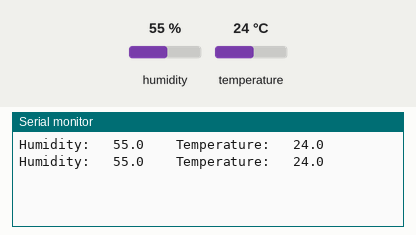
Recording of a sketch running on a simulated ESP8266 (NodeMCU). On the bench: the last lines printed to the serial monitor. The inputs (shaded band) are chosen by the test bench; at power-on: humidity 55 %, temperature 24 °C.

Above: at 6.8 s.
6.9 s: humidity set to 22 %
At 11.5 s:
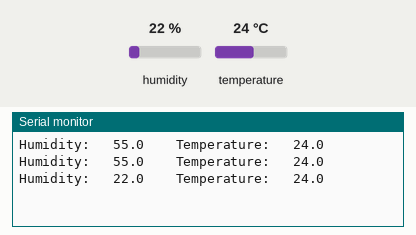
12.3 s: temperature set to 12 °C
At 14.9 s:
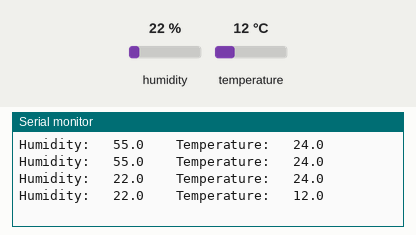
17.7 s: humidity set to 40 %
At 19.5 s:
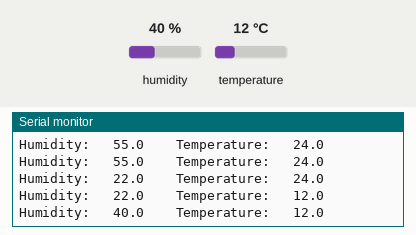
Timing chart, 0 to 21.0 s (numbered marks = the images above; inputs shaded):
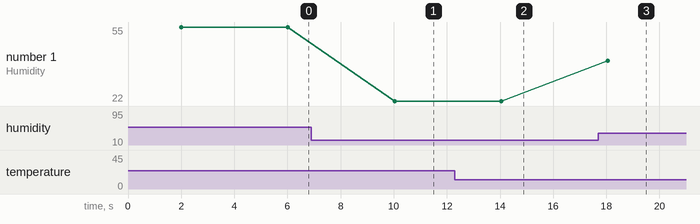

The sketch:

lab2a_esp8266_dht.ino
```cpp
#include "DHTesp.h"
#define D2 4 // GPIO 4
#define DHTPIN D2 //digital pin
#define DHTTYPE DHTesp::DHT22 // case of dht11 module

#ifdef ESP32
#pragma message(THIS EXAMPLE IS FOR ESP8266 ONLY!)
#error Select ESP8266 board.
#endif

DHTesp dht;


void setup()
{
  Serial.begin(115200);
  dht.setup(DHTPIN,DHTTYPE);


  // Autodetect is not working reliable, don't use the following line
  // dht.setup(17);
  // use this instead:
  //  dht.setup(DHTPIN, DHTesp::DHT22); // Connect DHT sensor to GPIO 17

}

void loop()
{
  delay(2000);

  float humidity = dht.getHumidity();
  float temperature = dht.getTemperature();

  if(!isnan(humidity) && !isnan(temperature)){
    Serial.print("Humidity: \t");
    Serial.print(humidity, 1);
    Serial.print("\t\t");
    Serial.print("Temperature: \t");
    Serial.print(temperature, 1);
    Serial.print("\n");
    delay(2000);
  }
  else{
    Serial.println("Failed to read from DHT sensor");
    return;
  }
}
```

Measured:
- after the input at 6.9 s, the serial monitor: prints a new line after 3.1 s (image 1)
- after the input at 12.3 s, the serial monitor: prints a new line after 1.7 s (image 2)
- after the input at 17.7 s, the serial monitor: prints a new line after 0.35 s (image 3)
- plotted number 1: 55 → 22 after the input at 6.9 s, 22 → 40 after the input at 17.7 s
